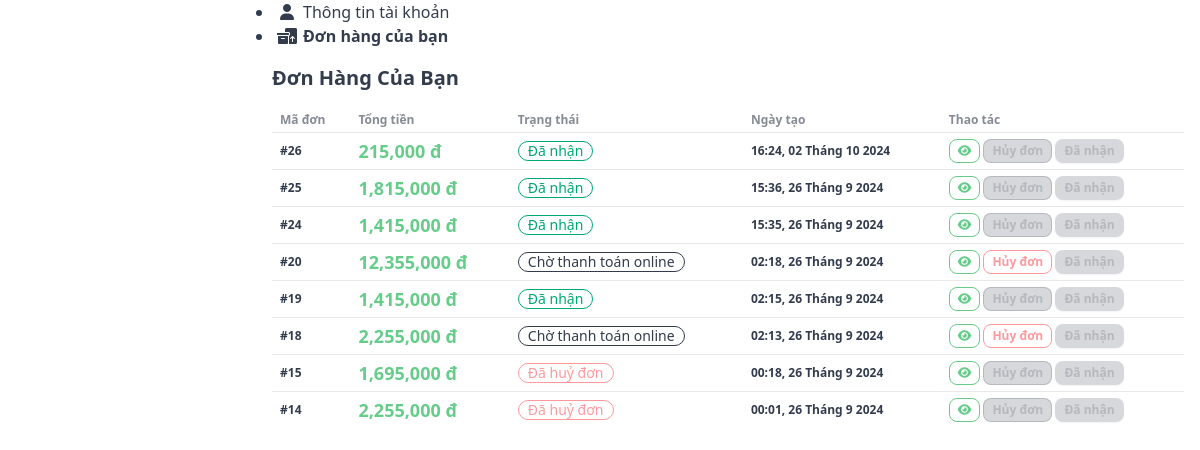
The page /account/orders (signed in) on the database its author committed.
### core/models.py (models this page shows, shortened)
class Order(models.Model):
    user = models.ForeignKey(
        User,
        on_delete=models.CASCADE,
        null=True,
        verbose_name="Người dùng",
    )
    address = models.CharField(max_length=100, verbose_name="Địa chỉ")
    message = models.CharField(
        max_length=500,
        null=True,
        blank=True,
        verbose_name="Lời nhắn",
    )
    total_payment = models.FloatField(default=0)
    payment_method = models.IntegerField(choices=PaymentMethods.choices, null=True)
    status = models.IntegerField(
        choices=OrderStatus.choices,
        default=OrderStatus.PENDING,
        verbose_name="Trạng thái",
    )
    created_at = models.DateTimeField(auto_now_add=True, verbose_name="Ngày tạo")
    updated_at = models.DateTimeField(auto_now=True)
    class Meta:
        ordering = ["-created_at"]
        verbose_name_plural = "Đơn Hàng"
        verbose_name = "Đơn Hàng"

### registration/views.py (the view)
# urls.py: path("orders", views.orders, name="orders"),
@login_required
def orders(request):
    orders = Order.objects.filter(user=request.user).exclude(status=OrderStatus.PENDING)
    ctx = {
        "orders": orders,
    }
    return render(request, "registration/orders.html", ctx)

### core/templatetags/constant_filters.py (called while the page is built)
@register.simple_tag
def get_metadata():
    return METADATA

### core/templatetags/util_filters.py (called while the page is built)
@register.filter
def int_comma(value):
    return format_number_with_commas(value)

@register.filter
def natural_time(value):
    return format_datetime_vn(value)

### core/utils.py (called while the page is built)
def format_number_with_commas(value):
    value_str = "{:,}".format(int(value))
    return value_str

def format_datetime_vn(value):
    day = value.strftime("%d")
    month = f"Tháng {value.month}"
    year = value.strftime("%Y")
    time = value.strftime("%H:%M")
    return f"{time}, {day} {month} {year}"

### templates/registration/orders.html (shortened to what this page needs)
{% extends 'base.html' %}
{% block breadcrumbs %}
  <li>
    <a href="{% url 'account' %}" class="inline-flex items-center gap-2">
      <span class="flex items-center justify-center size-4"><i class="fa-solid fa-user"></i></span>
      Thông tin tài khoản
    </a>
  </li>
  <li>
    <span class="inline-flex items-center gap-2 font-bold">
      <span class="flex items-center justify-center size-4"><i class="fa-solid fa-boxes-packing"></i></span>
      Đơn hàng của bạn
    </span>
  </li>
{% endblock %}
{% block content %}
  <h4 class="mb-4 text-xl font-bold">Đơn Hàng Của Bạn</h4>
  <section id="orders">
    <div class="overflow-x-scroll">
      <table class="table table-xs">
        <thead>
          <tr>
            <th>Mã đơn</th>
            <th>Tổng tiền</th>
            <th>Trạng thái</th>
            <th>Ngày tạo</th>
            <th>Thao tác</th>
          </tr>
        </thead>
        <tbody>
          {% for item in orders %}
            {% include 'registration/order_row.html' with order=item %}
          {% endfor %}
        </tbody>
      </table>
    </div>
  </section>
{% endblock %}

### templates/registration/order_row.html (shortened to what this page needs)
{% load util_filters %}
<tr>
  <td>
    <span class="font-bold">#{{ order.id }}</span>
  </td>
  <td>
    <span class="text-lg font-bold truncate text-end text-primary">
      <span>{{ order.total_payment|int_comma }}</span>
      đ
    </span>
  </td>
  <td>
    {% if order.status == 2 %}
      <span class="truncate badge badge-outline">{{ order.get_status_display }}</span>
    {% elif order.status == 3 %}
      <span class="truncate badge badge-warning badge-outline">{{ order.get_status_display }}</span>
    {% elif order.status == 4 %}
      <span class="truncate badge badge-secondary badge-outline">{{ order.get_status_display }}</span>
    {% elif order.status == 6 %}
      <span class="truncate badge badge-error badge-outline">{{ order.get_status_display }}</span>
    {% else %}
      <span class="truncate badge badge-success badge-outline">{{ order.get_status_display }}</span>
    {% endif %}
  </td>
  <th>
    <span class="font-bold truncate">{{ order.created_at|natural_time }}</span>
  </th>
  <th class="truncate">
    <a href="{% url 'order_detail' order.id %}" class="font-bold btn btn-xs btn-outline btn-primary"><i class="fa-solid fa-eye"></i></a>
    {% if not order.status > 3 %}
      <a href="{% url 'order_cancel' order.id %}" class="font-bold btn btn-xs btn-outline btn-error">Hủy đơn</a>
    {% else %}
      <button class="font-bold btn btn-xs btn-outline btn-error" disabled>Hủy đơn</button>
    {% endif %}
    {% if order.status == 4 %}
      <a href="{% url 'order_delivered' order.id %}" class="font-bold btn btn-xs btn-primary">Đã nhận</a>
    {% else %}
      <button disabled class="font-bold btn btn-xs btn-primary">Đã nhận</button>
    {% endif %}
  </th>
</tr>

### rows shown on the page
Order: id "26", total_payment "215,000", status "Đã nhận", created_at "16:24, 02 Tháng 10 2024", shows "Hủy đơn"
Order: id "25", total_payment "1,815,000", status "Đã nhận", created_at "15:36, 26 Tháng 9 2024", shows "Hủy đơn"
Order: id "24", total_payment "1,415,000", status "Đã nhận", created_at "15:35, 26 Tháng 9 2024", shows "Hủy đơn"
Order: id "20", total_payment "12,355,000", status "Chờ thanh toán online", created_at "02:18, 26 Tháng 9 2024", shows "Hủy đơn", shows "Đã nhận"
Order: id "19", total_payment "1,415,000", status "Đã nhận", created_at "02:15, 26 Tháng 9 2024", shows "Hủy đơn"
Order: id "18", total_payment "2,255,000", status "Chờ thanh toán online", created_at "02:13, 26 Tháng 9 2024", shows "Hủy đơn", shows "Đã nhận"
Order: id "15", total_payment "1,695,000", status "Đã huỷ đơn", created_at "00:18, 26 Tháng 9 2024", shows "Hủy đơn", shows "Đã nhận"
Order: id "14", total_payment "2,255,000", status "Đã huỷ đơn", created_at "00:01, 26 Tháng 9 2024", shows "Hủy đơn", shows "Đã nhận"
